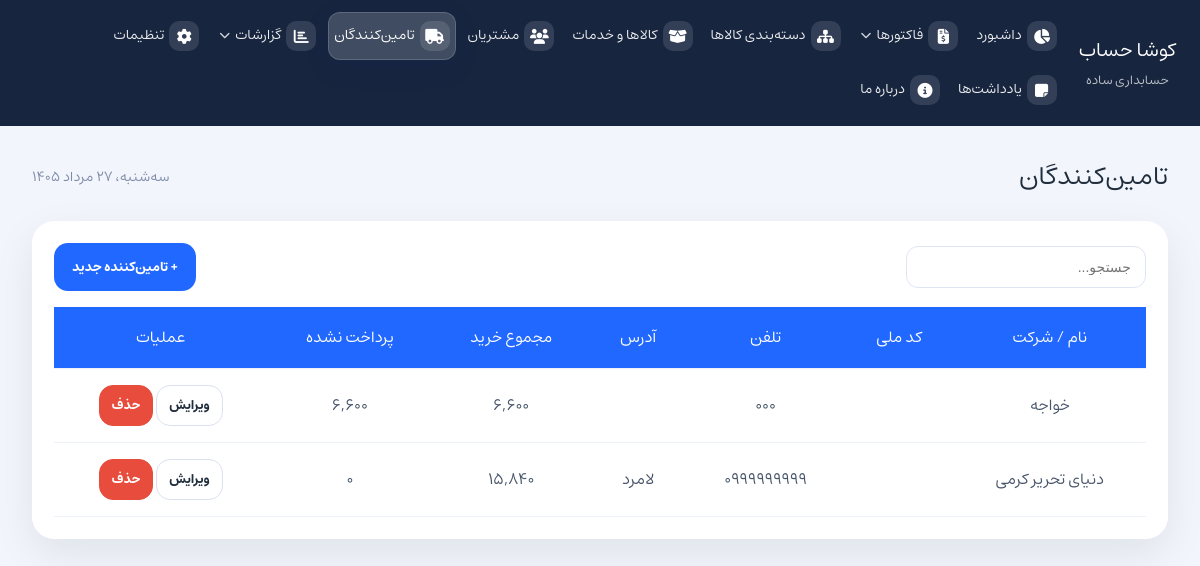
Page /?page=suppliers on the committed database.
### tables this page shows
CREATE TABLE `suppliers` (
  `id` int NOT NULL AUTO_INCREMENT,
  `company_name` varchar(150) DEFAULT NULL,
  `first_name` varchar(120) DEFAULT NULL,
  `last_name` varchar(120) DEFAULT NULL,
  `national_code` varchar(20) DEFAULT NULL,
  `phone` varchar(40) NOT NULL,
  `economic_code` varchar(80) DEFAULT NULL,
  `registration_number` varchar(80) DEFAULT NULL,
  `address` text,
  `postal_code` varchar(40) DEFAULT NULL,
  `note` text,
  `created_at` timestamp NULL DEFAULT CURRENT_TIMESTAMP,
  PRIMARY KEY (`id`)
);

### pages/suppliers.php (the view, shortened to what this page needs)
<?php
require_once __DIR__ . '/../assets/php/db.php';
$suppliers = [];
$query = "
    SELECT
        s.id,
        s.company_name,
        s.first_name,
        s.last_name,
        s.national_code,
        s.phone,
        s.economic_code,
        s.registration_number,
        s.address,
        s.postal_code,
        s.note,
        s.created_at,
        COALESCE(SUM(CASE WHEN i.type = 'purchase_invoice' THEN i.payable_amount ELSE 0 END), 0) AS total_purchases,
        COALESCE(SUM(CASE WHEN i.type = 'purchase_invoice' AND i.payment_status IN ('unpaid', 'partial') THEN i.payable_amount ELSE 0 END), 0) AS unpaid
    FROM suppliers s
    LEFT JOIN invoices i ON s.id = i.supplier_id
    GROUP BY s.id, s.company_name, s.first_name, s.last_name, s.national_code, s.phone, s.economic_code, s.registration_number, s.address, s.postal_code, s.note, s.created_at
    ORDER BY s.created_at DESC
";
$result = $mysqli->query($query);
if ($result) {
    while ($row = $result->fetch_assoc()) {
        $suppliers[] = $row;
    }
}
?>
<div class="card">
    <div class="page-actions">
        <button class="button" id="openSupplierModal">+ تامین‌کننده جدید</button>
        <div class="filter-panel">
            <input type="search" id="supplierSearch" placeholder="جستجو...">
        </div>
    </div>
    <div class="table-wrapper">
        <table class="action-table" id="suppliersTable">
            <thead>
                <tr>
                    <th>نام / شرکت</th>
                    <th>کد ملی</th>
                    <th>تلفن</th>
                    <th>آدرس</th>
                    <th>مجموع خرید</th>
                    <th>پرداخت نشده</th>
                    <th>عملیات</th>
                </tr>
            </thead>
            <tbody>
                <?php if (count($suppliers) === 0): ?>
                    <tr class="empty-state-row">
                        <td colspan="7" class="empty-state">تامین‌کننده‌ای یافت نشد</td>
                    </tr>
                <?php else: ?>
                    <?php foreach ($suppliers as $supplier): ?>
                        <?php
                        $displayName = trim($supplier['company_name']) !== ''
                            ? $supplier['company_name']
                            : trim($supplier['first_name'] . ' ' . $supplier['last_name']);
                        ?>
                        <tr class="supplier-row" data-id="<?php echo $supplier['id']; ?>"
                            data-company-name="<?php echo htmlspecialchars($supplier['company_name'], ENT_QUOTES, 'UTF-8'); ?>"
                            data-first-name="<?php echo htmlspecialchars($supplier['first_name'], ENT_QUOTES, 'UTF-8'); ?>"
                            data-last-name="<?php echo htmlspecialchars($supplier['last_name'], ENT_QUOTES, 'UTF-8'); ?>"
                            data-national-code="<?php echo htmlspecialchars($supplier['national_code'], ENT_QUOTES, 'UTF-8'); ?>"
                            data-phone="<?php echo htmlspecialchars($supplier['phone'], ENT_QUOTES, 'UTF-8'); ?>"
                            data-economic-code="<?php echo htmlspecialchars($supplier['economic_code'], ENT_QUOTES, 'UTF-8'); ?>"
                            data-registration-number="<?php echo htmlspecialchars($supplier['registration_number'], ENT_QUOTES, 'UTF-8'); ?>"
                            data-address="<?php echo str_replace(["\r", "\n"], [' ', ' '], htmlspecialchars($supplier['address'], ENT_QUOTES, 'UTF-8')); ?>"
                            data-postal-code="<?php echo htmlspecialchars($supplier['postal_code'], ENT_QUOTES, 'UTF-8'); ?>"
                            data-note="<?php echo str_replace(["\r", "\n"], [' ', ' '], htmlspecialchars($supplier['note'], ENT_QUOTES, 'UTF-8')); ?>">
                            <td><?php echo htmlspecialchars($displayName); ?></td>
                            <td><?php echo htmlspecialchars($supplier['national_code']); ?></td>
                            <td><?php echo htmlspecialchars($supplier['phone']); ?></td>
                            <td><?php echo nl2br(htmlspecialchars($supplier['address'])); ?></td>
                            <td><?php echo number_format($supplier['total_purchases']); ?></td>
                            <td><?php echo number_format($supplier['unpaid']); ?></td>
                            <td>
                                <button class="button-secondary small edit-supplier" type="button">ویرایش</button>
                                <button class="button-danger small delete-supplier" type="button">حذف</button>
                            </td>
                        </tr>
                    <?php endforeach; ?>
                <?php endif; ?>
            </tbody>
        </table>
    </div>
</div>

### assets/css/style.css (style rules this page uses)
body { font-family: estedad, sans-serif; direction: rtl; text-align: right; text-rendering: optimizeLegibility; -webkit-font-smoothing: antialiased; line-height: 1.8; margin: 0; }
:root { --bg: #f2f5fb; --surface: #ffffff; --surface-strong: #edf1f8; --text: #1f2d3d; --muted: #7e8aa8; --primary: #2068ff; --primary-soft: #e8f0ff; --accent: #21b24a; --danger: #f05a5a; }
* { box-sizing: border-box; }
html, body { margin: 0; min-height: 100%; background: var(--bg); color: var(--text); }
body { direction: rtl; }
button,textarea { font-family: estedad; }
.card { background: var(--surface); border-radius: 22px; padding: 22px; box-shadow: 0 15px 40px rgba(15, 23, 42, 0.08); }
.table-wrapper { width: 100%; overflow-x: auto; }
.action-table { width: 100%; border-collapse: collapse; min-width: 620px; }
.action-table th, .action-table td { padding: 16px 18px; text-align: center; border-bottom: 1px solid #edf1f8; color: #475569; }
.action-table th { background: #2068ff; color: #fff; font-weight: 600; }
.page-actions { align-items: center; gap: 12px; margin-bottom: 16px; flex-direction: row-reverse; display: flex; justify-content: space-between; }
.filter-panel { display: flex; align-items: center; gap: 10px; flex-wrap: wrap; direction: rtl; order:2; }
.filter-panel input[type="search"], .filter-panel select { min-width: 170px; }
.filter-panel input[type="search"] { width: 240px; }
.button, .button-secondary, .button-danger { display: inline-flex; align-items: center; gap: 8px; padding: 12px 18px; border-radius: 14px; border: none; cursor: pointer; font-weight: 600; text-decoration: none; }
.button { background: var(--primary); color: #fff; }
.button-secondary { background: #fff; color: var(--text); border: 1px solid #dbe1ee; }
.button-danger { background: #e74c3c; color: #fff; border: 1px solid #e74c3c; }
.filter-panel { display: flex; gap: 12px; flex-wrap: unset; align-items: center; }
.filter-panel select, .filter-panel input, .form-row input, .form-row textarea, .form-row select { width: 100%; border: 1px solid #dfe6f3; border-radius: 12px; padding: 12px 14px; background: #fff; color: var(--text); font-size: 14px; }
.button-secondary.small { padding: 8px 12px; font-size: 13px; }
.button-danger.small { padding: 8px 12px; font-size: 13px; }

### rows in the picture
suppliers: company_name "خواجه", phone "000", total_purchases "6,600", unpaid "6,600"
suppliers: company_name "دنیای تحریر کرمی", phone "0999999999", address "لامرد", total_purchases "15,840", unpaid "0"

### other values in the picture
$label "داشبورد"
$label "دسته‌بندی کالاها"
$label "کالاها و خدمات"
$label "مشتریان"
$label "تامین‌کنندگان"
$label "تنظیمات"
$label "یادداشت‌ها"
$label "درباره ما"
$pages[$page] "تامین‌کنندگان"
$shamsiDate "سه‌شنبه، ۲۷ مرداد ۱۴۰۵"
